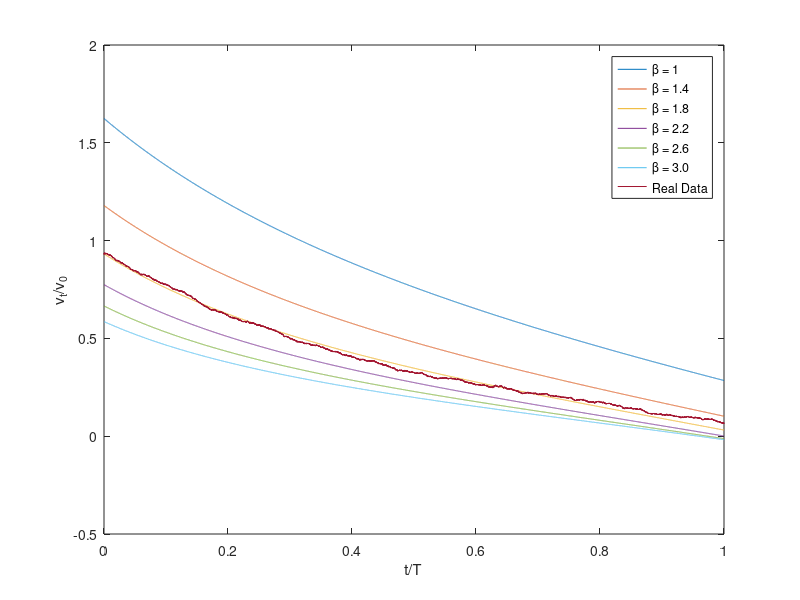

Write the MATLAB code that produced this figure.
%% Problem 4 (A)
% Load data
load('LargeFWD1.mat')
% Plot B values
v_wind = 4.8*0.447;
v_x = Vx + v_wind;
T = t(length(t));
v_0 = v_x(1)+v_wind;
t_T = zeros(1, length(t));
vt_v0 = zeros(1, length(v_x));
B = [1, 1.4, 1.8, 2.2, 2.6, 3.0];
for j = 1:length(B)
    for i = 1:length(t)
        t_T(i) = t(i)/T;
        v_t = ((v_0/B(j)) * tan(1-(t(i)/T)*atan(B(j)))) + v_wind;
        vt_v0(i) = v_t/v_0;
    end
    figure(1)
    plot(t_T, vt_v0);
    xlabel('t/T'); ylabel('v_t/v_0');
    hold on;
end
for i = 1:length(t)
    t_T(i) = t(i)/T;
    vt_v0(i) = v_x(i)/v_0;
end
plot(t_T, vt_v0);
legend('\beta = 1','\beta = 1.4','\beta = 1.8','\beta = 2.2','\beta = 2.6','\beta = 3.0','Real Data');
hold off;
%% Problem 4 (B)
% Compute CD and Rx
B = 1.8; % Chosen by inspecting the plot
m = 78.8*14.5939;
Af = 22.17*0.0929;
rho = 1.225;
CD = (2*m*B*atan(B))/((v_0)*T*rho*Af)
Rx = (v_0*m*atan(B))/(B*T)